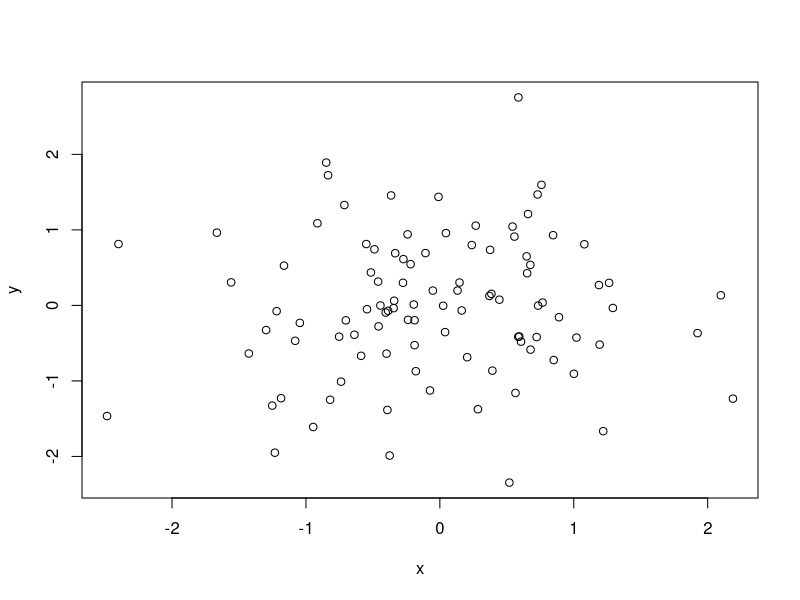

Here is the R script that generated this plot:
x <- rnorm(100)
y <- rnorm(100)
# webdir = Sys.getenv('R_WEB_DIR')
webdir <- './'
filename <- paste(webdir, 'xyplot.png', sep='')
png(filename)
plot(x, y)
dev.off()
